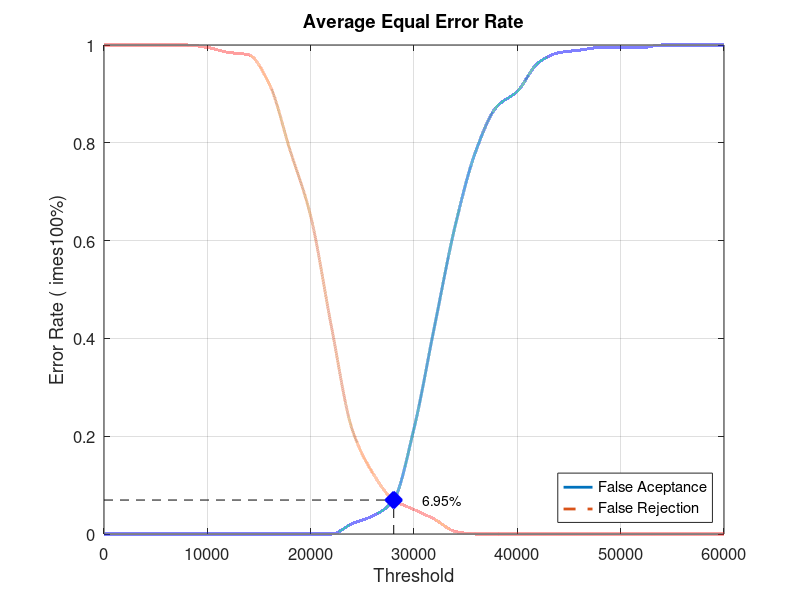
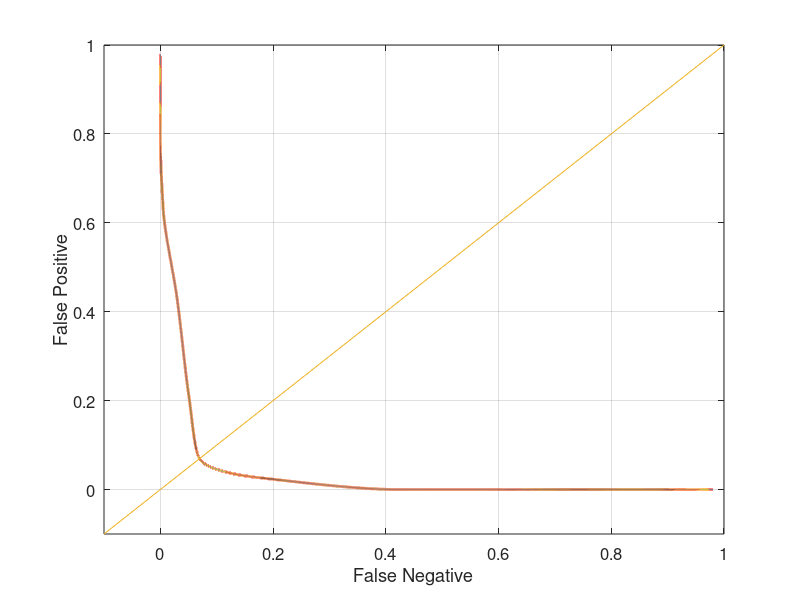

The MATLAB script that drew these images, in order:
close all;
clear;
clc;
x = 0:2000:60000;
xq = 0:0.5:60000;

y0 = [0 0 0 0 0 0 0 0 0 0 0 0 0.0210526 0.0368421 0.0684211 0.215789 0.426316 0.631579 0.784211 0.873684 0.905263 0.963158 0.984211 0.989474 0.994737 0.994737 0.994737 1 1 1 1]
yy0 = interp1(x, y0, xq, 'pchip');
y1 = [1 1 1 1 1 0.995 0.985 0.98 0.92 0.785 0.65 0.425 0.215 0.125 0.07 0.05 0.03 0.005 0 0 0 0 0 0 0 0 0 0 0 0 0]
yy1 = interp1(x, y1, xq, 'pchip');

% Calculating EER: 
y2 = abs(y0 - y1);
find(y2 == min(y2))
yy2 = abs(yy0 - yy1);
xEER = find(yy2 == min(yy2));
xEERIndex = xq(xEER) % X-axis EER
yEER = yy0(xEER) % Y-axis EER

main = figure
plot(xq, yy0,'-','LineWidth', 2);	hold on
plot(xq, yy1,'--','LineWidth', 2);	hold on
plot([xEERIndex xEERIndex], [0 yEER], 'k--');	hold on
plot([0 xEERIndex], [yEER yEER], 'k--');	hold on
plot(xEERIndex, yEER, 'bx', 'LineWidth', 10);	hold on
text(xEERIndex + 10 * xEERIndex / 100, yEER, [num2str(round((10000 * yEER)) / 100) '%'])
legend('False Aceptance', 'False Rejection', 'Location', 'SouthEast')
xlabel('Threshold')
ylabel('Error Rate (	imes100%)')
title('Average Equal Error Rate')
set(gca, 'FontSize', 12)
axis([0 60000 0 1])
grid on

print(main, 'Database5_2Main', '-dpng');
FNRxFPR = figure('Color', [1 1 1]);
plot(yy1, yy0, '-', yy1, yy0, 'LineWidth', 2);
hold on
y = -0.1:0.1:1
plot(y, y); 
set(gca, 'FontSize', 12)
xlabel('False Negative')
ylabel('False Positive')
axis([-0.1 1 -0.1 1])
set(gca, 'FontSize', 12)
grid on

print(FNRxFPR, 'Database5_2FNRxFPR','-dpng');
